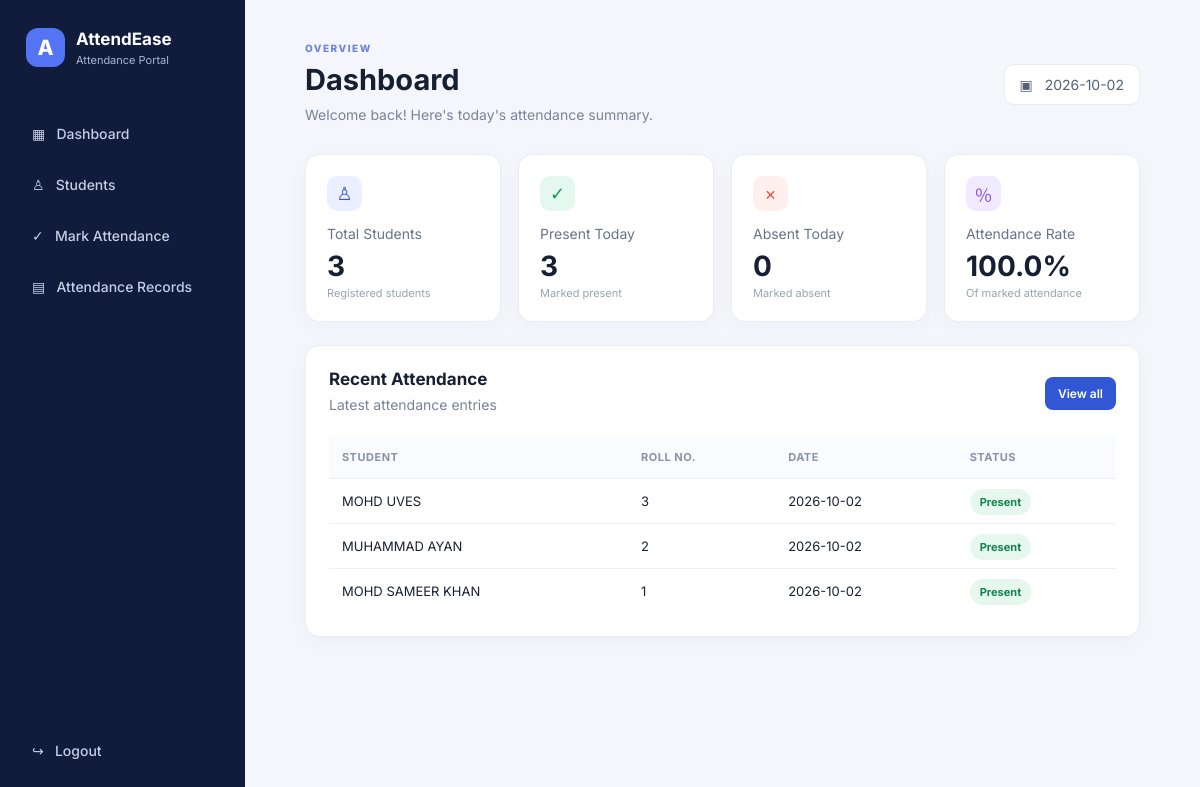
Page /dashboard (signed in) on the committed database.
### tables this page shows
CREATE TABLE attendance (
        id INTEGER PRIMARY KEY AUTOINCREMENT,
        student_id INTEGER NOT NULL,
        att_date TEXT NOT NULL,
        status TEXT NOT NULL CHECK(status IN ('Present','Absent')),
        UNIQUE(student_id, att_date),
        FOREIGN KEY(student_id) REFERENCES students(id)
    );

CREATE TABLE students (
        id INTEGER PRIMARY KEY AUTOINCREMENT,
        roll_no TEXT UNIQUE NOT NULL,
        name TEXT NOT NULL,
        course TEXT NOT NULL,
        semester TEXT NOT NULL
    );

### app.py (the view)
@app.route("/dashboard")
@login_required
def dashboard():
    con = db()
    total = con.execute("SELECT COUNT(*) FROM students").fetchone()[0]
    today = date.today().isoformat()
    present = con.execute("SELECT COUNT(*) FROM attendance WHERE att_date=? AND status='Present'", (today,)).fetchone()[0]
    absent = con.execute("SELECT COUNT(*) FROM attendance WHERE att_date=? AND status='Absent'", (today,)).fetchone()[0]
    marked = present + absent
    percentage = round((present / marked) * 100, 1) if marked else 0
    recent = con.execute("""SELECT s.roll_no, s.name, a.status, a.att_date
        FROM attendance a JOIN students s ON s.id=a.student_id
        ORDER BY a.att_date DESC, a.id DESC LIMIT 6""").fetchall()
    con.close()
    return render_template("dashboard.html", total=total, present=present, absent=absent,
                           percentage=percentage, recent=recent, today=today)

### app.py (called while the page is built)
def db():
    conn = sqlite3.connect(DB)
    conn.row_factory = sqlite3.Row
    return conn

def login_required(fn):
    @wraps(fn)
    def wrapper(*args, **kwargs):
        if not session.get("logged_in"):
            return redirect(url_for("login"))
        return fn(*args, **kwargs)
    return wrapper

### templates/dashboard.html
{% extends "base.html" %}
{% block content %}
<header class="topbar"><div><p class="eyebrow">OVERVIEW</p><h1>Dashboard</h1><p class="muted">Welcome back! Here's today's attendance summary.</p></div><div class="date-pill">▣ &nbsp; {{ today }}</div></header>
<section class="stats">
 <div class="stat"><span class="stat-icon blue">♙</span><p>Total Students</p><strong>{{ total }}</strong><small>Registered students</small></div>
 <div class="stat"><span class="stat-icon green">✓</span><p>Present Today</p><strong>{{ present }}</strong><small>Marked present</small></div>
 <div class="stat"><span class="stat-icon red">×</span><p>Absent Today</p><strong>{{ absent }}</strong><small>Marked absent</small></div>
 <div class="stat"><span class="stat-icon purple">％</span><p>Attendance Rate</p><strong>{{ percentage }}%</strong><small>Of marked attendance</small></div>
</section>
<section class="panel"><div class="panel-head"><div><h2>Recent Attendance</h2><p class="muted">Latest attendance entries</p></div><a class="btn small" href="{{ url_for('records') }}">View all</a></div>
{% if recent %}<div class="table-wrap"><table><thead><tr><th>Student</th><th>Roll No.</th><th>Date</th><th>Status</th></tr></thead><tbody>
{% for r in recent %}<tr><td>{{ r.name }}</td><td>{{ r.roll_no }}</td><td>{{ r.att_date }}</td><td><span class="status {{ r.status|lower }}">{{ r.status }}</span></td></tr>{% endfor %}
</tbody></table></div>{% else %}<div class="empty">No attendance records yet. Add students and mark attendance to get started.</div>{% endif %}
</section>
{% endblock %}

### templates/base.html (shortened to what this page needs)
<!doctype html>
<html lang="en">
<head>
<link rel="stylesheet" href="{{ url_for('static', filename='style.css') }}">
</head>
<body>
{% if session.get('logged_in') %}
<aside class="sidebar">
  <div class="brand"><div class="brand-icon">A</div><div><b>AttendEase</b><small>Attendance Portal</small></div></div>
  <nav>
    <a href="{{ url_for('dashboard') }}">▦ &nbsp; Dashboard</a>
    <a href="{{ url_for('students') }}">♙ &nbsp; Students</a>
    <a href="{{ url_for('mark_attendance') }}">✓ &nbsp; Mark Attendance</a>
    <a href="{{ url_for('records') }}">▤ &nbsp; Attendance Records</a>
  </nav>
  <a class="logout" href="{{ url_for('logout') }}">↪ &nbsp; Logout</a>
</aside>
{% endif %}
<main class="{% if session.get('logged_in') %}main-content{% else %}login-main{% endif %}">
  {% block content %}{% endblock %}
</main>
</body></html>

### static/style.css (style rules this page uses)
:root { --navy:#172554;--blue:#3157d5;--bg:#f4f6fb;--text:#172033;--muted:#788399 }
* { box-sizing:border-box }
body { margin:0;background:var(--bg);color:var(--text);font-family:Inter,Arial,sans-serif;font-size:14px }
.sidebar { width:245px;background:#111c3d;color:#fff;position:fixed;inset:0 auto 0 0;padding:28px 18px;display:flex;flex-direction:column }
.brand { display:flex;align-items:center;gap:11px;margin:0 8px 45px }
.brand b { font-size:17px;display:block }
.brand small { display:block;color:#aab5d0;font-size:11px;margin-top:4px }
.brand-icon { height:39px;width:39px;border-radius:12px;background:#5274f5;color:white;display:grid;place-items:center;font-size:21px;font-weight:800 }
nav { display:grid;gap:8px }
nav a,.logout { color:#c5cee3;text-decoration:none;padding:13px 14px;border-radius:9px;font-weight:500 }
.logout { margin-top:auto }
.main-content { margin-left:245px;padding:42px 5%;max-width:1500px }
.topbar { display:flex;justify-content:space-between;align-items:center;margin-bottom:28px }
.eyebrow { font-size:10px;letter-spacing:1.5px;color:#6e83d9;font-weight:800;margin:0 0 8px }
h1 { font-size:29px;margin:0 0 7px }
h2 { font-size:17px;margin:0 0 5px }
.muted { color:var(--muted);margin:0;line-height:1.6 }
.date-pill { background:#fff;border:1px solid #e7eaf2;padding:11px 15px;border-radius:10px;color:#53617a }
.stats { display:grid;grid-template-columns:repeat(4,minmax(0,1fr));gap:17px;margin-bottom:23px }
.stat,.panel { background:#fff;border:1px solid #e9ecf3;border-radius:14px;box-shadow:0 5px 20px #1b2b4d08 }
.stat { padding:21px }
.stat p { color:#68748a;margin:14px 0 7px }
.stat strong { font-size:28px;display:block }
.stat small { color:#9aa3b3;font-size:11px }
.stat-icon { height:35px;width:35px;border-radius:10px;display:grid;place-items:center;font-size:18px }
.blue { background:#eaf0ff;color:#3157d5 }
.green { background:#e5f8ef;color:#15965b }
.red { background:#fff0ee;color:#df5c4e }
.purple { background:#f1eaff;color:#8654d8 }
.panel { padding:23px;margin-bottom:22px }
.panel-head { display:flex;align-items:center;justify-content:space-between;gap:15px;margin-bottom:19px }
.panel-head h2 { margin-bottom:5px }
.btn { border:0;background:#3157d5;color:white;padding:11px 17px;border-radius:8px;font-weight:600;cursor:pointer;text-decoration:none;display:inline-block;font-family:inherit }
.btn.small { padding:9px 13px;font-size:12px }
table { border-collapse:collapse;width:100%;min-width:560px }
th { text-align:left;color:#8993a6;font-size:11px;text-transform:uppercase;letter-spacing:.5px;font-weight:700;background:#fafbfe }
td,th { padding:14px 13px;border-bottom:1px solid #edf0f5 }
td { font-size:13px }
tr:last-child td { border-bottom:0 }
.table-wrap { overflow-x:auto }
.status { padding:6px 10px;border-radius:20px;font-size:11px;font-weight:700 }
.status.present { background:#e6f8ee;color:#16834e }

### rows in the picture
attendance: name "MOHD UVES", roll_no "3", att_date "2026-10-02", status "Present"
attendance: name "MUHAMMAD AYAN", roll_no "2", att_date "2026-10-02", status "Present"
attendance: name "MOHD SAMEER KHAN", roll_no "1", att_date "2026-10-02", status "Present"

### other values in the picture
{{ total }} "3"
{{ present }} "3"
{{ absent }} "0"
{{ percentage }} "100.0"
